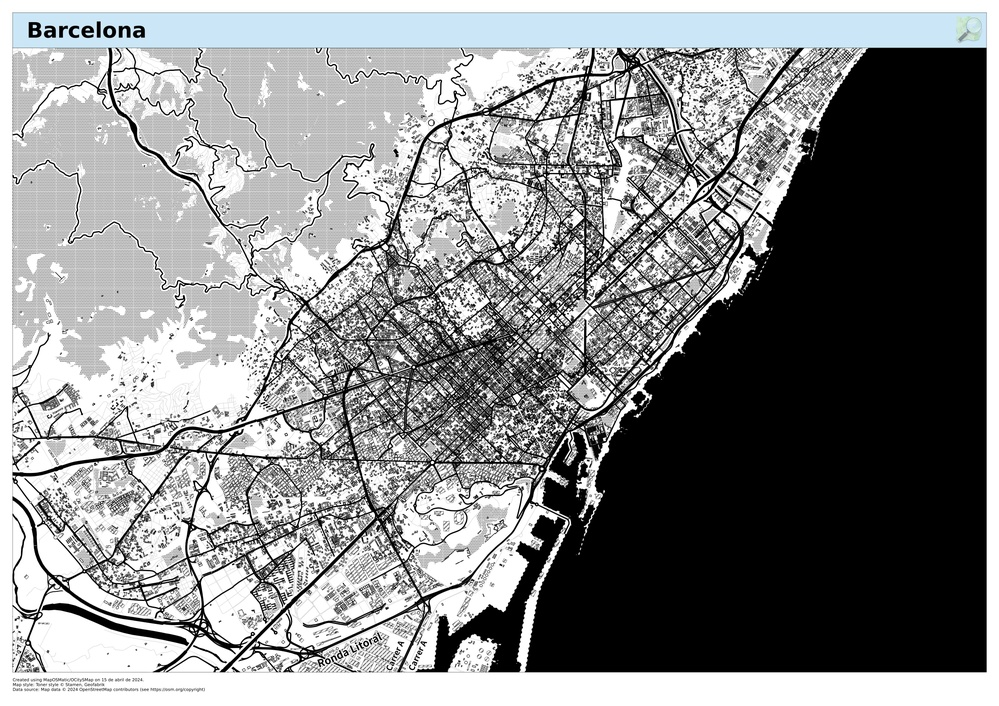
#> input picture images/Barcelona.jpg, 999 x 706 px, shrunk from 4960 x 3507 before the run; its folder holds only this picture in this run
$ python trim.py
#> lines starting #> are read from the running program, lines starting #| are printed output that depends on the picture
import os
import random
from PIL import Image

Image.MAX_IMAGE_PIXELS = None

def is_mostly_black(image):
    gray_image = image.convert('L')
    average_intensity = sum(gray_image.getdata()) / (image.width * image.height)
    threshold = 60
    return average_intensity < threshold

def trim_crop_rotate_images(input_folder, output_folder, crop_count=100, crop_size=(256, 256)):
#> called with input_folder = 'images', output_folder = 'images/test', crop_count = 100, crop_size = (256, 256)
    if not os.path.exists(output_folder):
        os.makedirs(output_folder)
    for filename in os.listdir(input_folder):
        if filename.endswith('.jpg'):
            input_path = os.path.join(input_folder, filename)
            output_path_prefix = os.path.join(output_folder, os.path.splitext(filename)[0])
            with Image.open(input_path) as img:
#> img is the input picture: PIL image 999x706 RGB; mean R, G, B 136.2, 137.5, 138.3
                img = img.crop(img.getbbox())
                for i in range(crop_count):
                    x = random.randint(0, img.width - crop_size[0])
                    y = random.randint(0, img.height - crop_size[1])
                    angle = random.randint(0, 360)
                    crop = img.rotate(angle).crop((x, y, x + crop_size[0], y + crop_size[1]))
                    # Check if the crop is mostly black, and try again if it is
                    if is_mostly_black(crop):
                        continue
                    crop.save(f"{output_path_prefix}_crop_{i}.png")
#> this loop made 100 passes
#> average_intensity in is_mostly_black on passes 1 to 12: 160.2, 90.73, 150.1, 159.5, 174.2, 165.9, 195.1, 78.05, 187, 170.6, 128.5, 25.63
#> (x, average_intensity in is_mostly_black) on passes 13, 15, 18, 19, 23, 26: (323, 124.6), (453, 99.54), (727, 10.96), (640, 107), (195, 178.1), (82, 106.8)
#> pass 1, in trim_crop_rotate_images, `crop = img.rotate(angle).crop((x, y, x + crop_size[0], y + crop_size[1..`:
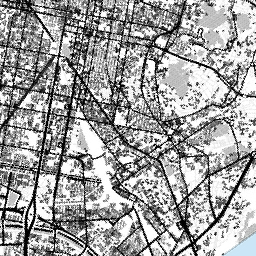
#> crop: PIL image 256x256 RGB; mean R, G, B 160, 160.2, 160.3
#> pass 2, in trim_crop_rotate_images, `crop = img.rotate(angle).crop((x, y, x + crop_size[0], y + crop_size[1..`:
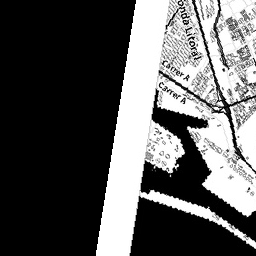
#> crop: PIL image 256x256 RGB; min 0, max 255, mean 90.7
#> after the loop:
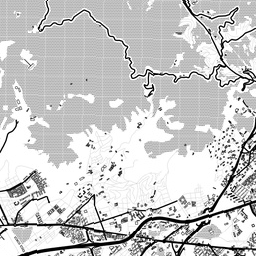
#> crop: PIL image 256x256 RGB; min 0, max 255, mean 202.6

input_folder = "images"
output_folder = "images/test"
trim_crop_rotate_images(input_folder, output_folder)
